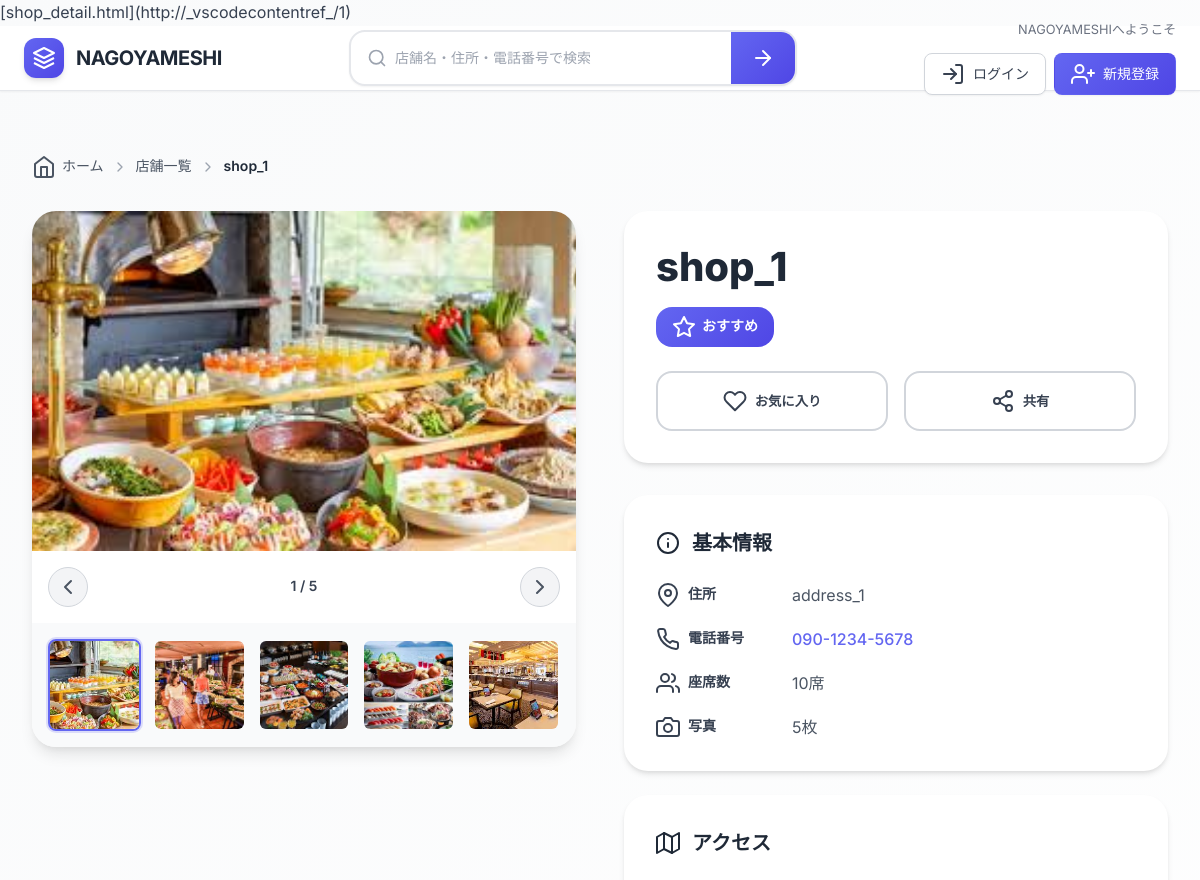
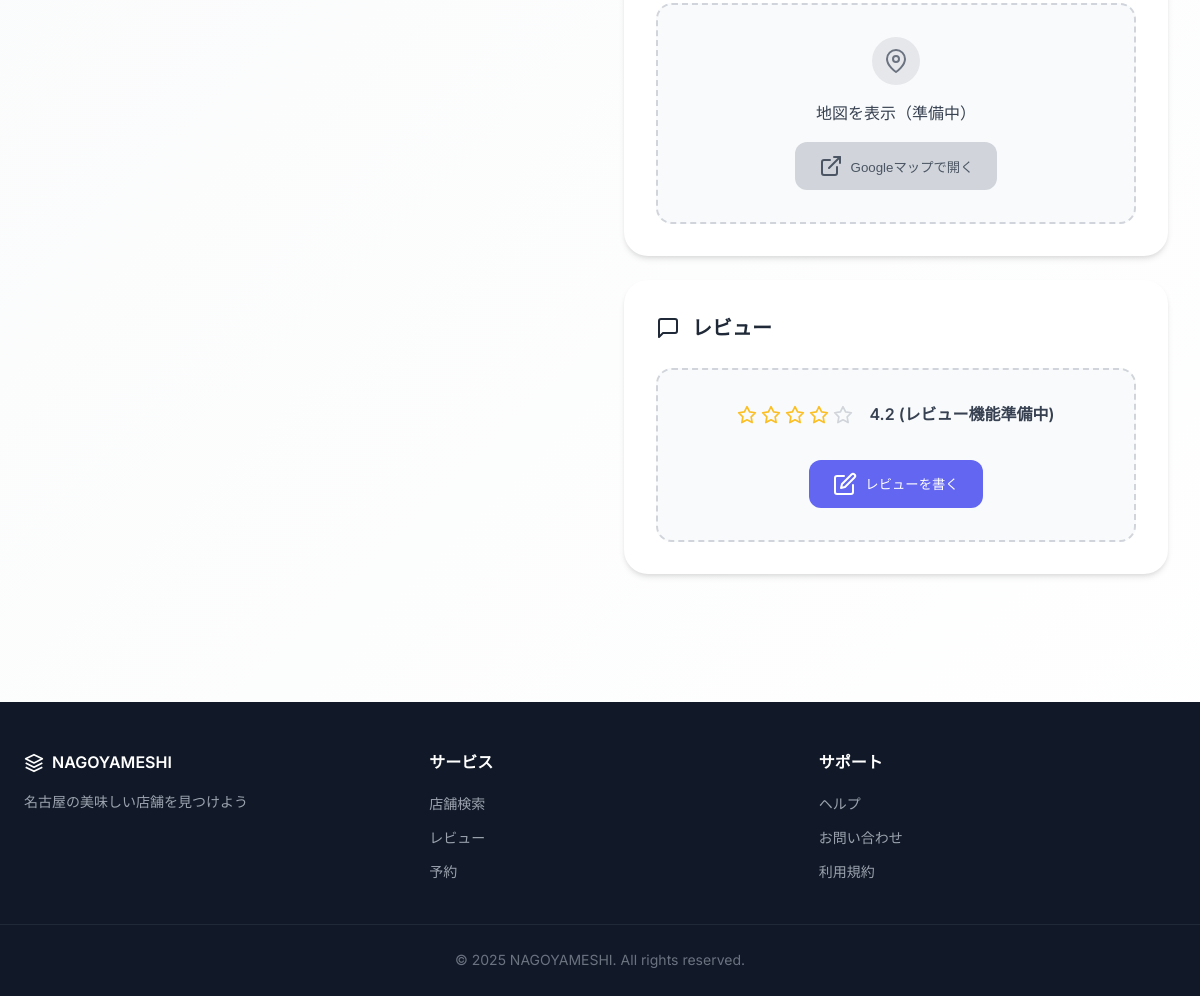
The app's page /shops/shop_1/ with its own data (2 pictures, top to bottom).
### shops/models.py (models this page shows, shortened)
class Shop(models.Model):
    name = models.CharField(max_length=100, null=False, blank=False)
    address = models.CharField(max_length=255, null=False, blank=False)
    seat_count = models.PositiveIntegerField(null=False, blank=False)
    phone_number = models.CharField(max_length=15, null=True, blank=True)
    user = models.ForeignKey(User, on_delete=models.CASCADE, null=False, blank=False)
    class Meta:
        db_table = 'shops'

class Image(models.Model):
    shop = models.ForeignKey(Shop, related_name='images', on_delete=models.CASCADE)
    image = models.ImageField(upload_to='images/')
    class Meta:
        db_table = 'images'

### shops/views.py (the view)
# urls.py: path('shop_<int:pk>/', views.ShopDetailView.as_view(), name='shop_detail'),
class ShopDetailView(DetailView):
    model = Shop
    template_name = 'shops/shop_detail.html'
    context_object_name = 'shop'

### templates/shops/shop_detail.html (shortened to what this page needs)
[shop_detail.html](http://_vscodecontentref_/1){% extends 'base.html' %}
{% block content %}
<div class="shop-detail-container">
    <nav class="breadcrumb">
        <div class="breadcrumb-content">
            <a href="{% url 'shops:shop_list' %}" class="breadcrumb-item">
                <i data-feather="home"></i>
                <span>ホーム</span>
            </a>
            <i data-feather="chevron-right" class="breadcrumb-separator"></i>
            <a href="{% url 'shops:shop_list' %}" class="breadcrumb-item">
                <span>店舗一覧</span>
            </a>
            <i data-feather="chevron-right" class="breadcrumb-separator"></i>
            <span class="breadcrumb-current">{{ shop.name }}</span>
        </div>
    </nav>
    <div class="shop-main">
        <div class="gallery-section">
            {% if shop.images.exists %}
                <div class="image-gallery">
                    <div class="main-image-container">
                        <div class="main-image-wrapper">
                        </div>
                        {% if shop.images.count > 1 %}
                            <div class="image-navigation">
                                <button class="nav-btn prev-btn" onclick="changeMainImage(-1)">
                                    <i data-feather="chevron-left"></i>
                                </button>
                                <span class="image-counter">
                                    <span id="currentImageIndex">1</span> / {{ shop.images.count }}
                                </span>
                                <button class="nav-btn next-btn" onclick="changeMainImage(1)">
                                    <i data-feather="chevron-right"></i>
                                </button>
                            </div>
                        {% endif %}
                    </div>
                    {% if shop.images.count > 1 %}
                        <div class="thumbnail-container">
                            <div class="thumbnail-grid" id="thumbnailGrid">
                                {% for image in shop.images.all %}
                                    <div class="thumbnail {% if forloop.first %}active{% endif %}"
                                         onclick="selectImage({{ forloop.counter0 }})"
                                         data-index="{{ forloop.counter0 }}">
                                        <img src="{{ image.image.url }}" alt="{{ shop.name }}">
                                    </div>
                                {% endfor %}
                            </div>
                        </div>
                    {% endif %}
                </div>
            {% endif %}
        </div>
        <div class="shop-info-section">
            <div class="shop-header">
                <div class="shop-title-area">
                    <h1 class="shop-name">{{ shop.name }}</h1>
                    <div class="shop-badges">
                        <span class="badge-new">
                            <i data-feather="star"></i>
                            おすすめ
                        </span>
                    </div>
                </div>
                <div class="action-buttons">
                    <button class="btn-favorite" data-shop-id="{{ shop.pk }}">
                        <i data-feather="heart"></i>
                        <span>お気に入り</span>
                    </button>
                    <button class="btn-share" data-shop-id="{{ shop.pk }}">
                        <i data-feather="share-2"></i>
                        <span>共有</span>
                    </button>
                </div>
            </div>
            <div class="shop-details">
                <div class="detail-card">
                    <h3 class="card-title">
                        <i data-feather="info"></i>
                        基本情報
                    </h3>
                    <div class="detail-grid">
                        <div class="detail-row">
                            <div class="detail-label">
                                <i data-feather="map-pin"></i>
                                <span>住所</span>
                            </div>
                            <div class="detail-value">{{ shop.address }}</div>
                        </div>
                        <div class="detail-row">
                            <div class="detail-label">
                                <i data-feather="phone"></i>
                                <span>電話番号</span>
                            </div>
                            <div class="detail-value">
                                {% if shop.phone_number %}
                                    <a href="tel:{{ shop.phone_number }}" class="phone-link">
                                        {{ shop.phone_number }}
                                    </a>
                                {% else %}
                                    お問い合わせ時間をご確認ください
                                {% endif %}
                            </div>
                        </div>
                        <div class="detail-row">
                            <div class="detail-label">
                                <i data-feather="users"></i>
                                <span>座席数</span>
                            </div>
                            <div class="detail-value">{{ shop.seat_count }}席</div>
                        </div>
                        {% if shop.images.count > 0 %}
                            <div class="detail-row">
                                <div class="detail-label">
                                    <i data-feather="camera"></i>
                                    <span>写真</span>
                                </div>
                                <div class="detail-value">{{ shop.images.count }}枚</div>
                            </div>
                        {% endif %}
                    </div>
                </div>
                <div class="detail-card">
                    <h3 class="card-title">
                        <i data-feather="map"></i>
                        アクセス
                    </h3>
                    <div class="map-placeholder">
                        <div class="map-icon">
                            <i data-feather="map-pin"></i>
                        </div>
                        <p>地図を表示（準備中）</p>
                        <button class="btn-map" disabled>
                            <i data-feather="external-link"></i>
                            Googleマップで開く
                        </button>
                    </div>
                </div>
                <div class="detail-card">
                    <h3 class="card-title">
                        <i data-feather="message-square"></i>
                        レビュー
                    </h3>
                    <div class="review-placeholder">
                        <div class="review-stats">
                            <div class="star-rating">
                                <div class="stars">
                                    <i data-feather="star" class="star filled"></i>
                                    <i data-feather="star" class="star filled"></i>
                                    <i data-feather="star" class="star filled"></i>
                                    <i data-feather="star" class="star filled"></i>
                                    <i data-feather="star" class="star"></i>
                                </div>
                                <span class="rating-text">4.2 (レビュー機能準備中)</span>
                            </div>
                        </div>
                        <button class="btn-review">
                            <i data-feather="edit"></i>
                            レビューを書く
                        </button>
                    </div>
                </div>
            </div>
        </div>
    </div>
</div>
{% endblock %}

### templates/base.html (style rules this page uses)
* { margin: 0; padding: 0; box-sizing: border-box; }
:root { --primary: #6366f1; --primary-dark: #4f46e5; --primary-light: #818cf8; --secondary: #06b6d4; --secondary-dark: #0891b2; --danger: #ef4444; --danger-dark: #dc2626; --success: #10b981; --warning: #f59e0b; --gray-50: #f9fafb; --gray-100: #f3f4f6; --gray-200: #e5e7eb; --gray-300: #d1d5db; --gray-400: #9ca3af; --gray-500: #6b7280; --gray-600: #4b5563; --gray-700: #374151; --gray-800: #1f2937; --gray-900: #111827; --font-family: 'Inter', 'Noto Sans JP', -apple-system, BlinkMacSystemFont, 'Segoe UI', sans-serif; --shadow-sm: 0 1px 2px 0 rgb(0 0 0 / 0.05); --shadow: 0 1px 3px 0 rgb(0 0 0 / 0.1), 0 1px 2px -1px rgb(0 0 0 / 0.1); --shadow-md: 0 4px 6px -1px rgb(0 0 0 / 0.1), 0 2px 4px -2px rgb(0 0 0 / 0.1); --shadow-lg: 0 10px 15px -3px rgb(0 0 0 / 0.1), 0 4px 6px -4px rgb(0 0 0 / 0.1); --shadow-xl: 0 20px 25px -5px rgb(0 0 0 / 0.1), 0 8px 10px -6px rgb(0 0 0 / 0.1); --transition: all 0.3s cubic-bezier(0.4, 0, 0.2, 1); }
body { font-family: var(--font-family); line-height: 1.6; color: var(--gray-700); background: linear-gradient(135deg, var(--gray-50) 0%, #ffffff 100%); min-height: 100vh; }
.main-content > * { animation: fadeInUp 0.6s ease-out; }

### records on screen
Shop: name "shop_1", images.count "5", address "address_1", phone_number "090-1234-5678", seat_count "10"
Image: image (picture)
Image: image (picture)
Image: image (picture)
Image: image (picture)
Image: image (picture)
